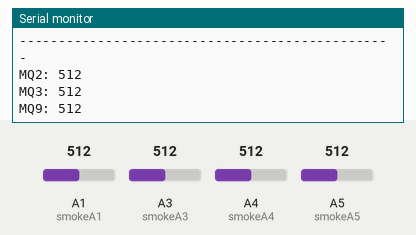
The sketch below on a simulated Arduino Uno, built with avr-gcc and run on an emulated ATmega328P. Shown: the last lines printed to the serial monitor. Inputs (shaded band) come from the test bench; at power-on: A1 (smokeA1) = 512, A3 (smokeA3) = 512, A4 (smokeA4) = 512, A5 (smokeA5) = 512.

Above: at 2.0 s.
2.1 s: A1 (smokeA1) set to 390
At 2.31 s:
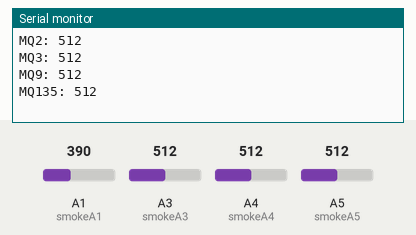
3.8 s: A3 (smokeA3) set to 390
At 4.12 s:
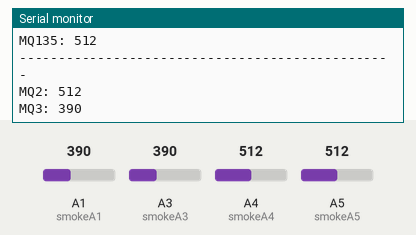
5.5 s: A4 (smokeA4) set to 390
At 5.63 s:
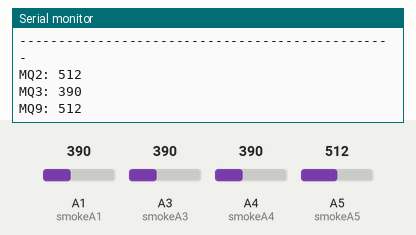
7.2 s: A5 (smokeA5) set to 390
At 7.74 s:
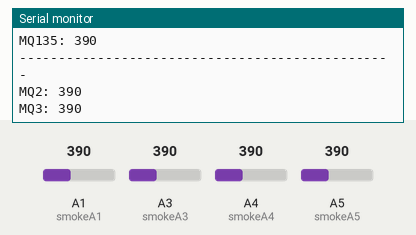
8.9 s: A1 (smokeA1) set to 410
At 9.24 s:
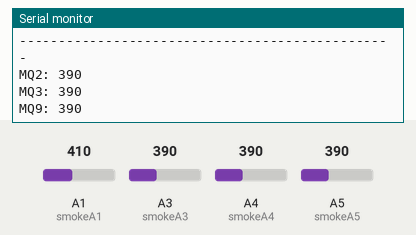
10.6 s: A3 (smokeA3) set to 410
At 10.75 s:
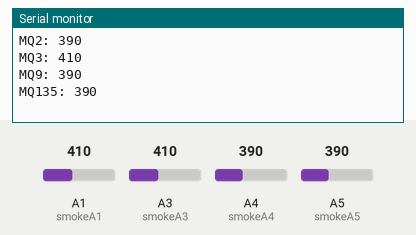
Timing chart, 0 to 13.3 s (numbered marks = the images above; inputs shaded):
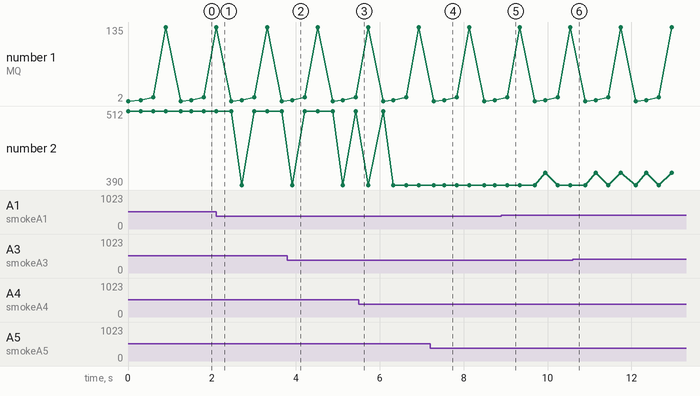

Measured:
- after the input at 7.2 s, the serial monitor: prints a new line after 0.08 s (image 4)

The sketch:

air.ino
```cpp
#include <SoftwareSerial.h>


int smokeA5 = A5;
int smokeA4 = A4;
int smokeA3 = A3;
int smokeA2 = A2;
int smokeA1 = A1;

int sensorThres = 400;

String mq2;
String mq3;
String mq9;
String mq135;

SoftwareSerial esp(7, 8);
void setup() {

  pinMode(smokeA5, INPUT);
  pinMode(smokeA3, INPUT);
  pinMode(smokeA4, INPUT);
  pinMode(smokeA2, INPUT);
  pinMode(smokeA1, INPUT);
  Serial.begin(9600);
  esp.begin(115200);
}

void loop() {
  int MQ2 = analogRead(smokeA5);//讀取MQ2數值
  mq2 = String("A=") + String(MQ2); //整理要傳送到ESP8266的數值

  int MQ9 = analogRead(smokeA4);//讀取MQ9數值
  mq9 = String("B=") + String(MQ9); //整理要傳送到ESP8266的數值

  int MQ135 = analogRead(smokeA3);//讀取M1352數值
  mq135 = String("C=") + String(MQ135); //整理要傳送到ESP8266的數值

  int MQ3 = analogRead(smokeA1);//讀取MQ3數值
  mq3 = String("D=") + String(MQ3); //整理要傳送到ESP8266的數值


  Serial.print("MQ2: ");
  Serial.println(MQ2);
  esp.print(mq2); //傳送MQ2數值
  Serial.println("");
  delay(300);

  Serial.print("MQ3: ");
  Serial.println(MQ3);
  esp.println(mq3); //傳送MQ3數值
  Serial.println("");
  delay(300);

  Serial.print("MQ9: ");
  Serial.println(MQ9);
  esp.println(mq9); //傳送MQ9數值
  Serial.println("");
  delay(300);


  Serial.print("MQ135: ");
  Serial.println(MQ135);
  esp.println(mq135); //傳送MQ135數值
  Serial.println("");
  delay(300);

  Serial.println("------------------------------------------------");
  Serial.println("");

}
```
